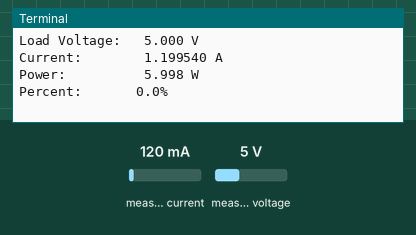
Simulated run of this program. Board: Raspberry Pi (BCM pin numbers). Shown: the last lines printed to the terminal. The test bench sets the inputs (shaded band); at power-on: measured current 120 mA, measured voltage 5 V.

Above: at 1.2 s.
1.3 s: measured current set to 500 mA
At 2.9 s:
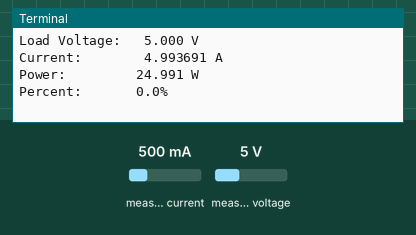
4.6 s: measured voltage set to 11.2 V
At 7.2 s:
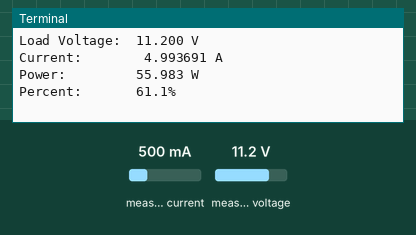
7.5 s: measured current set to 40 mA
At 9.2 s:
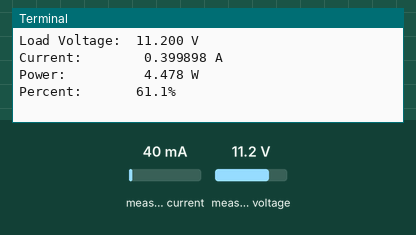
Timing chart, 0 to 10.7 s (numbered marks = the images above; inputs shaded):
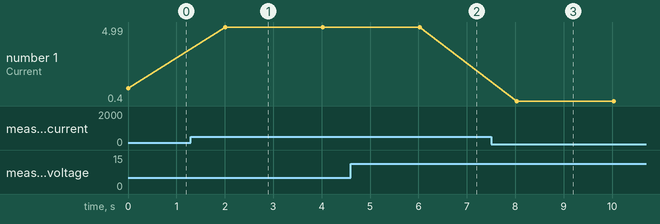

Measured:
- after the input at 1.3 s, the terminal: prints a new line after 0.71 s (image 1)
- after the input at 4.6 s, the terminal: prints a new line after 1.4 s (image 2)
- after the input at 7.5 s, the terminal: prints a new line after 0.53 s (image 3)
- plotted number 1: 1.2 → 4.99 after the input at 1.3 s, 4.99 → 0.4 after the input at 7.5 s

The program:

INA219.py
```python
import smbus2
import time

# Config Register (R/W)
_REG_CONFIG                 = 0x00
# SHUNT VOLTAGE REGISTER (R)
_REG_SHUNTVOLTAGE           = 0x01

# BUS VOLTAGE REGISTER (R)
_REG_BUSVOLTAGE             = 0x02

# POWER REGISTER (R)
_REG_POWER                  = 0x03

# CURRENT REGISTER (R)
_REG_CURRENT                = 0x04

# CALIBRATION REGISTER (R/W)
_REG_CALIBRATION            = 0x05

class BusVoltageRange:
    """Constants for ``bus_voltage_range``"""
    RANGE_16V               = 0x00      # set bus voltage range to 16V
    RANGE_32V               = 0x01      # set bus voltage range to 32V (default)

class Gain:
    """Constants for ``gain``"""
    DIV_1_40MV              = 0x00      # shunt prog. gain set to  1, 40 mV range
    DIV_2_80MV              = 0x01      # shunt prog. gain set to /2, 80 mV range
    DIV_4_160MV             = 0x02      # shunt prog. gain set to /4, 160 mV range
    DIV_8_320MV             = 0x03      # shunt prog. gain set to /8, 320 mV range

class ADCResolution:
    """Constants for ``bus_adc_resolution`` or ``shunt_adc_resolution``"""
    ADCRES_9BIT_1S          = 0x00      #  9bit,   1 sample,     84us
    ADCRES_10BIT_1S         = 0x01      # 10bit,   1 sample,    148us
    ADCRES_11BIT_1S         = 0x02      # 11 bit,  1 sample,    276us
    ADCRES_12BIT_1S         = 0x03      # 12 bit,  1 sample,    532us
    ADCRES_12BIT_2S         = 0x09      # 12 bit,  2 samples,  1.06ms
    ADCRES_12BIT_4S         = 0x0A      # 12 bit,  4 samples,  2.13ms
    ADCRES_12BIT_8S         = 0x0B      # 12bit,   8 samples,  4.26ms
    ADCRES_12BIT_16S        = 0x0C      # 12bit,  16 samples,  8.51ms
    ADCRES_12BIT_32S        = 0x0D      # 12bit,  32 samples, 17.02ms
    ADCRES_12BIT_64S        = 0x0E      # 12bit,  64 samples, 34.05ms
    ADCRES_12BIT_128S       = 0x0F      # 12bit, 128 samples, 68.10ms

class Mode:
    """Constants for ``mode``"""
    POWERDOW                = 0x00      # power down
    SVOLT_TRIGGERED         = 0x01      # shunt voltage triggered
    BVOLT_TRIGGERED         = 0x02      # bus voltage triggered
    SANDBVOLT_TRIGGERED     = 0x03      # shunt and bus voltage triggered
    ADCOFF                  = 0x04      # ADC off
    SVOLT_CONTINUOUS        = 0x05      # shunt voltage continuous
    BVOLT_CONTINUOUS        = 0x06      # bus voltage continuous
    SANDBVOLT_CONTINUOUS    = 0x07      # shunt and bus voltage continuous


class INA219:
    @staticmethod
    def check_device(i2c_bus=1, addr=0x40):
        """
        Check if INA219 device is present at the specified I2C address.
        Returns True if device is detected, False otherwise.
        """
        bus = None
        try:
            bus = smbus2.SMBus(i2c_bus)
            # Try to read from the device at the specified address
            # Reading the config register should succeed if device is present
            bus.read_word_data(addr, _REG_CONFIG)
            return True
        except Exception:
            # Device not present or I2C error
            return False
        finally:
            # Always close the bus to prevent file descriptor leaks
            if bus is not None:
                bus.close()

    def __init__(self, i2c_bus=1, addr=0x40):
        # Check if device is present at the specified address
        if not self.check_device(i2c_bus, addr):
            raise RuntimeError(f"INA219 device not found at I2C address 0x{addr:02x} on bus {i2c_bus}")

        self.bus = smbus2.SMBus(i2c_bus)
        self.addr = addr

        # Set chip to known config values to start
        self._cal_value = 0
        self._current_lsb = 0
        self._power_lsb = 0
        #self.set_calibration_32V_2A()
        self.set_calibration_16V_5A()

    def __enter__(self):
        return self

    def __exit__(self, exc_type, exc_val, exc_tb):
        self.close()

    def close(self):
        """Close the I2C bus connection"""
        if hasattr(self, 'bus') and self.bus:
            self.bus.close()
            self.bus = None

    def __del__(self):
        """Ensure bus is closed when object is destroyed"""
        self.close()

    def read(self, address):
        if not self.bus:
            raise RuntimeError("I2C bus is not initialized or has been closed")
        data = self.bus.read_i2c_block_data(self.addr, address, 2)
        return ((data[0] * 256) + data[1])

    def write(self, address, data):
        if not self.bus:
            raise RuntimeError("I2C bus is not initialized or has been closed")
        temp = [0, 0]
        temp[1] = data & 0xFF
        temp[0] = (data & 0xFF00) >> 8
        self.bus.write_i2c_block_data(self.addr, address, temp)

    def set_calibration_32V_2A(self):
        """Configures to INA219 to be able to measure up to 32V and 2A of current. Counter
           overflow occurs at 3.2A.
           ..note :: These calculations assume a 0.1 shunt ohm resistor is present
        """
        # By default we use a pretty huge range for the input voltage,
        # which probably isn't the most appropriate choice for system
        # that don't use a lot of power.  But all of the calculations
        # are shown below if you want to change the settings.  You will
        # also need to change any relevant register settings, such as
        # setting the VBUS_MAX to 16V instead of 32V, etc.

        # VBUS_MAX = 32V             (Assumes 32V, can also be set to 16V)
        # VSHUNT_MAX = 0.32          (Assumes Gain 8, 320mV, can also be 0.16, 0.08, 0.04)
        # RSHUNT = 0.1               (Resistor value in ohms)

        # 1. Determine max possible current
        # MaxPossible_I = VSHUNT_MAX / RSHUNT
        # MaxPossible_I = 3.2A

        # 2. Determine max expected current
        # MaxExpected_I = 2.0A

        # 3. Calculate possible range of LSBs (Min = 15-bit, Max = 12-bit)
        # MinimumLSB = MaxExpected_I/32767
        # MinimumLSB = 0.000061              (61uA per bit)
        # MaximumLSB = MaxExpected_I/4096
        # MaximumLSB = 0,000488              (488uA per bit)

        # 4. Choose an LSB between the min and max values
        #    (Preferrably a roundish number close to MinLSB)
        # CurrentLSB = 0.0001 (100uA per bit)
        self._current_lsb = .1  # Current LSB = 100uA per bit

        # 5. Compute the calibration register
        # Cal = trunc (0.04096 / (Current_LSB * RSHUNT))
        # Cal = 4096 (0x1000)

        self._cal_value = 4096

        # 6. Calculate the power LSB
        # PowerLSB = 20 * CurrentLSB
        # PowerLSB = 0.002 (2mW per bit)
        self._power_lsb = .002  # Power LSB = 2mW per bit

        # 7. Compute the maximum current and shunt voltage values before overflow
        #
        # Max_Current = Current_LSB * 32767
        # Max_Current = 3.2767A before overflow
        #
        # If Max_Current > Max_Possible_I then
        #    Max_Current_Before_Overflow = MaxPossible_I
        # Else
        #    Max_Current_Before_Overflow = Max_Current
        # End If
        #
        # Max_ShuntVoltage = Max_Current_Before_Overflow * RSHUNT
        # Max_ShuntVoltage = 0.32V
        #
        # If Max_ShuntVoltage >= VSHUNT_MAX
        #    Max_ShuntVoltage_Before_Overflow = VSHUNT_MAX
        # Else
        #    Max_ShuntVoltage_Before_Overflow = Max_ShuntVoltage
        # End If

        # 8. Compute the Maximum Power
        # MaximumPower = Max_Current_Before_Overflow * VBUS_MAX
        # MaximumPower = 3.2 * 32V
        # MaximumPower = 102.4W

        # Set Calibration register to 'Cal' calculated above
        self.write(_REG_CALIBRATION,self._cal_value)

        # Set Config register to take into account the settings above
        self.bus_voltage_range = BusVoltageRange.RANGE_32V
        self.gain = Gain.DIV_8_320MV
        self.bus_adc_resolution = ADCResolution.ADCRES_12BIT_32S
        self.shunt_adc_resolution = ADCResolution.ADCRES_12BIT_32S
        self.mode = Mode.SANDBVOLT_CONTINUOUS
        self.config = self.bus_voltage_range << 13 | \
                      self.gain << 11 | \
                      self.bus_adc_resolution << 7 | \
                      self.shunt_adc_resolution << 3 | \
                      self.mode
        self.write(_REG_CONFIG,self.config)


    def set_calibration_16V_5A(self):
        """Configures to INA219 to be able to measure up to 16V and 5A of current. Counter
           overflow occurs at 16A.
           ..note :: These calculations assume a 0.01 shunt ohm resistor is present
        """
        # By default we use a pretty huge range for the input voltage,
        # which probably isn't the most appropriate choice for system
        # that don't use a lot of power.  But all of the calculations
        # are shown below if you want to change the settings.  You will
        # also need to change any relevant register settings, such as
        # setting the VBUS_MAX to 16V instead of 32V, etc.

        # VBUS_MAX = 16V             (Assumes 16V, can also be set to 32V)
        # VSHUNT_MAX = 0.08          (Assumes Gain 2, 80mV, can also be 0.32, 0.16, 0.04)
        # RSHUNT = 0.01               (Resistor value in ohms)

        # 1. Determine max possible current
        # MaxPossible_I = VSHUNT_MAX / RSHUNT
        # MaxPossible_I = 8.0A

        # 2. Determine max expected current
        # MaxExpected_I = 5.0A

        # 3. Calculate possible range of LSBs (Min = 15-bit, Max = 12-bit)
        # MinimumLSB = MaxExpected_I/32767
        # MinimumLSB = 0.0001529              (61uA per bit)
        # MaximumLSB = MaxExpected_I/4096
        # MaximumLSB = 0,0012207              (488uA per bit)

        # 4. Choose an LSB between the min and max values
        #    (Preferrably a roundish number close to MinLSB)
        # CurrentLSB = 0.00016 (uA per bit)
        self._current_lsb = 0.1524  # Current LSB = 100uA per bit

        # 5. Compute the calibration register
        # Cal = trunc (0.04096 / (Current_LSB * RSHUNT))
        # Cal = 13434 (0x347a)

        self._cal_value = 26868

        # 6. Calculate the power LSB
        # PowerLSB = 20 * CurrentLSB
        # PowerLSB = 0.002 (2mW per bit)
        self._power_lsb = 0.003048  # Power LSB = 2mW per bit

        # 7. Compute the maximum current and shunt voltage values before overflow
        #
        # Max_Current = Current_LSB * 32767
        # Max_Current = 3.2767A before overflow
        #
        # If Max_Current > Max_Possible_I then
        #    Max_Current_Before_Overflow = MaxPossible_I
        # Else
        #    Max_Current_Before_Overflow = Max_Current
        # End If
        #
        # Max_ShuntVoltage = Max_Current_Before_Overflow * RSHUNT
        # Max_ShuntVoltage = 0.32V
        #
        # If Max_ShuntVoltage >= VSHUNT_MAX
        #    Max_ShuntVoltage_Before_Overflow = VSHUNT_MAX
        # Else
        #    Max_ShuntVoltage_Before_Overflow = Max_ShuntVoltage
        # End If

        # 8. Compute the Maximum Power
        # MaximumPower = Max_Current_Before_Overflow * VBUS_MAX
        # MaximumPower = 3.2 * 32V
        # MaximumPower = 102.4W

        # Set Calibration register to 'Cal' calculated above
        self.write(_REG_CALIBRATION,self._cal_value)

        # Set Config register to take into account the settings above
        self.bus_voltage_range = BusVoltageRange.RANGE_16V
        self.gain = Gain.DIV_2_80MV
        self.bus_adc_resolution = ADCResolution.ADCRES_12BIT_32S
        self.shunt_adc_resolution = ADCResolution.ADCRES_12BIT_32S
        self.mode = Mode.SANDBVOLT_CONTINUOUS
        self.config = self.bus_voltage_range << 13 | \
                      self.gain << 11 | \
                      self.bus_adc_resolution << 7 | \
                      self.shunt_adc_resolution << 3 | \
                      self.mode
        self.write(_REG_CONFIG,self.config)
    def getShuntVoltage_mV(self):
        self.write(_REG_CALIBRATION,self._cal_value)
        value = self.read(_REG_SHUNTVOLTAGE)
        if value > 32767:
            value -= 65535
        return value * 0.01

    def getBusVoltage_V(self):
        self.write(_REG_CALIBRATION,self._cal_value)
        self.read(_REG_BUSVOLTAGE)
        return (self.read(_REG_BUSVOLTAGE) >> 3) * 0.004

    def getCurrent_mA(self):
        value = self.read(_REG_CURRENT)
        if value > 32767:
            value -= 65535
        return value * self._current_lsb

    def getPower_W(self):
        self.write(_REG_CALIBRATION,self._cal_value)
        value = self.read(_REG_POWER)
        if value > 32767:
            value -= 65535
        return value * self._power_lsb

    def getPowerStatus(self):
        """
        Determine AC power status based on current flow direction.
        Returns True if AC power connected, False if on battery, None if unknown.
        """
        try:
            current = self.getCurrent_mA()

            # Positive current = charging (AC power connected)
            # Negative current = discharging (on battery)
            if current > 50:  # mA threshold to avoid noise
                return True   # AC power connected (charging)
            elif current < -250:
                return False  # On battery (discharging)
            else:
                # Very low current - check voltage to determine state
                voltage = self.getBusVoltage_V()
                return voltage > 12.0  # Adjust threshold for your system

        except Exception as e:
            print(f"Error reading power status: {e}")
            return None

if __name__=='__main__':

    # Create an INA219 instance with proper cleanup
    with INA219(addr=0x41) as ina219:
        while True:
            # Get power status
            ac_status = ina219.getPowerStatus()
            if ac_status is True:
                power_source = "Plugged In"
            elif ac_status is False:
                power_source = "Unplugged"
            else:
                power_source = "Unknown"

            bus_voltage = ina219.getBusVoltage_V()             # voltage on V- (load side)
            shunt_voltage = ina219.getShuntVoltage_mV() / 1000 # voltage between V+ and V- across the shunt
            current = ina219.getCurrent_mA()                   # current in mA
            power = ina219.getPower_W()                        # power in W
            p = (bus_voltage - 9)/3.6*100
            if(p > 100):p = 100
            if(p < 0):p = 0

            # INA219 measure bus voltage on the load side. So PSU voltage = bus_voltage + shunt_voltage
            print(f"Power Source:  {power_source}")
            #print("PSU Voltage:   {:6.3f} V".format(bus_voltage + shunt_voltage))
            #print("Shunt Voltage: {:9.6f} V".format(shunt_voltage))
            print("Load Voltage:  {:6.3f} V".format(bus_voltage))
            print("Current:       {:9.6f} A".format(current/1000))
            print("Power:         {:6.3f} W".format(power))
            print("Percent:       {:3.1f}%".format(p))
            print("")

            time.sleep(2)
```
